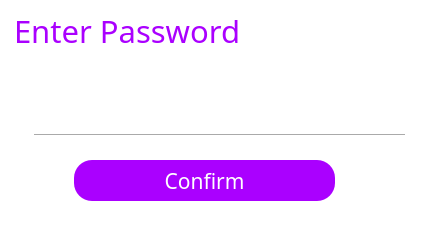
<?xml version="1.0" encoding="UTF-8"?>
<ui version="4.0">
 <class>EnterPswForm</class>
 <widget class="QWidget" name="EnterPswForm">
  <property name="geometry">
   <rect>
    <x>0</x>
    <y>0</y>
    <width>436</width>
    <height>225</height>
   </rect>
  </property>
  <property name="windowTitle">
   <string>Form</string>
  </property>
  <property name="styleSheet">
   <string notr="true">background-color: rgb(255, 255, 255);</string>
  </property>
  <widget class="QPushButton" name="pushButton_9">
   <property name="geometry">
    <rect>
     <x>74</x>
     <y>160</y>
     <width>261</width>
     <height>41</height>
    </rect>
   </property>
   <property name="font">
    <font>
     <family>等线</family>
     <pointsize>16</pointsize>
    </font>
   </property>
   <property name="cursor">
    <cursorShape>PointingHandCursor</cursorShape>
   </property>
   <property name="focusPolicy">
    <enum>Qt::NoFocus</enum>
   </property>
   <property name="styleSheet">
    <string notr="true">background-color: rgb(170, 0, 255);
color: rgb(255, 255, 255);
border-radius:18px;</string>
   </property>
   <property name="text">
    <string>Confirm</string>
   </property>
   <property name="flat">
    <bool>false</bool>
   </property>
  </widget>
  <widget class="QLineEdit" name="lineEdit_6">
   <property name="geometry">
    <rect>
     <x>30</x>
     <y>100</y>
     <width>331</width>
     <height>31</height>
    </rect>
   </property>
   <property name="font">
    <font>
     <family>等线</family>
     <pointsize>10</pointsize>
    </font>
   </property>
   <property name="toolTip">
    <string/>
   </property>
   <property name="statusTip">
    <string/>
   </property>
   <property name="whatsThis">
    <string/>
   </property>
   <property name="accessibleName">
    <string/>
   </property>
   <property name="accessibleDescription">
    <string/>
   </property>
   <property name="styleSheet">
    <string notr="true">
QLineEdit[echoMode=&quot;2&quot;] {
    lineedit-password-character:42;
}
</string>
   </property>
   <property name="frame">
    <bool>false</bool>
   </property>
   <property name="echoMode">
    <enum>QLineEdit::Password</enum>
   </property>
  </widget>
  <widget class="Line" name="line_38">
   <property name="geometry">
    <rect>
     <x>34</x>
     <y>130</y>
     <width>371</width>
     <height>10</height>
    </rect>
   </property>
   <property name="orientation">
    <enum>Qt::Horizontal</enum>
   </property>
  </widget>
  <widget class="QPushButton" name="turn2visible1_2">
   <property name="geometry">
    <rect>
     <x>370</x>
     <y>100</y>
     <width>31</width>
     <height>31</height>
    </rect>
   </property>
   <property name="font">
    <font>
     <family>Arial</family>
    </font>
   </property>
   <property name="cursor">
    <cursorShape>PointingHandCursor</cursorShape>
   </property>
   <property name="focusPolicy">
    <enum>Qt::NoFocus</enum>
   </property>
   <property name="autoFillBackground">
    <bool>false</bool>
   </property>
   <property name="styleSheet">
    <string notr="true">border:0px;</string>
   </property>
   <property name="text">
    <string/>
   </property>
   <property name="icon">
    <iconset>
     <normaloff>pic/02.png</normaloff>pic/02.png</iconset>
   </property>
   <property name="iconSize">
    <size>
     <width>40</width>
     <height>40</height>
    </size>
   </property>
   <property name="flat">
    <bool>true</bool>
   </property>
  </widget>
  <widget class="QLabel" name="label_15">
   <property name="geometry">
    <rect>
     <x>14</x>
     <y>10</y>
     <width>231</width>
     <height>41</height>
    </rect>
   </property>
   <property name="font">
    <font>
     <family>微软雅黑</family>
     <pointsize>23</pointsize>
     <weight>50</weight>
     <bold>false</bold>
    </font>
   </property>
   <property name="styleSheet">
    <string notr="true">color: rgb(170, 0, 255);</string>
   </property>
   <property name="text">
    <string>Enter Password</string>
   </property>
  </widget>
  <widget class="QPushButton" name="closeenterpsw">
   <property name="geometry">
    <rect>
     <x>400</x>
     <y>0</y>
     <width>41</width>
     <height>31</height>
    </rect>
   </property>
   <property name="focusPolicy">
    <enum>Qt::NoFocus</enum>
   </property>
   <property name="styleSheet">
    <string notr="true">border:0px;</string>
   </property>
   <property name="text">
    <string/>
   </property>
   <property name="icon">
    <iconset>
     <normaloff>pic/close.png</normaloff>pic/close.png</iconset>
   </property>
   <property name="flat">
    <bool>true</bool>
   </property>
  </widget>
 </widget>
 <resources/>
 <connections/>
</ui>
